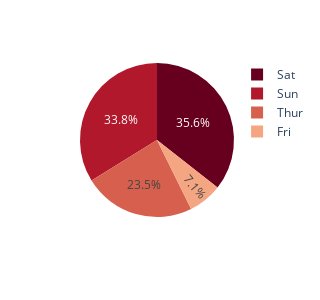

The code cell stored with this chart in its notebook:
### Code cell
df = px.data.tips()
fig = px.pie(df, values='tip', names='day', color_discrete_sequence=px.colors.sequential.RdBu,height=300,width=300)
fig.show()

### Figure 1 — Plotly figure (JSON) as saved in the notebook; plotly's stock layout.template omitted (floating-point values rounded to 4 significant figures; data arrays with more than 128 entries replaced by an {"elided": "..."} marker saying what was removed)
{"data": [{"domain": {"x": [0, 1], "y": [0, 1]}, "hovertemplate": "day=%{label}<br>tip=%{value}<extra></extra>", "labels": {"elided": "244 str values"}, "legendgroup": "", "name": "", "showlegend": true, "type": "pie", "values": {"elided": "244 float values"}}], "layout": {"height": 300, "legend": {"tracegroupgap": 0}, "margin": {"t": 60}, "piecolorway": ["rgb(103,0,31)", "rgb(178,24,43)", "rgb(214,96,77)", "rgb(244,165,130)", "rgb(253,219,199)", "rgb(247,247,247)", "rgb(209,229,240)", "rgb(146,197,222)", "rgb(67,147,195)", "rgb(33,102,172)", "rgb(5,48,97)"], "width": 300}}
